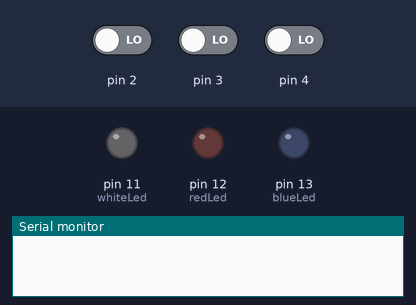
This sketch was run on a simulated Arduino Uno, built with avr-gcc and run on an emulated ATmega328P. On the bench: output pins drawn as LEDs (lit = HIGH), the last lines printed to the serial monitor. Dashed ring = blinking. The inputs (shaded band) are chosen by the test bench; at power-on: pin 4 LOW, pin 2 LOW, pin 3 LOW. Random numbers use the default seed unless the sketch sets one.

Above: at 1.5 s.
1.6 s: pin 4 driven HIGH
At 1.92 s:
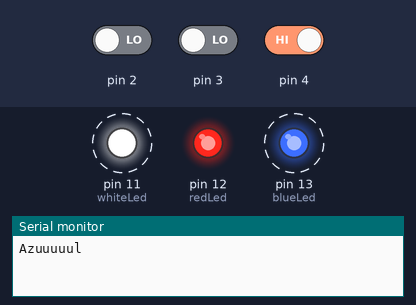
At 3.1 s:
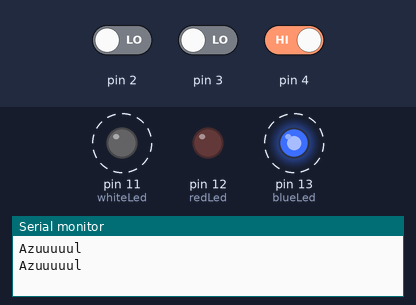
4.6 s: pin 2 driven HIGH
At 5.5 s:
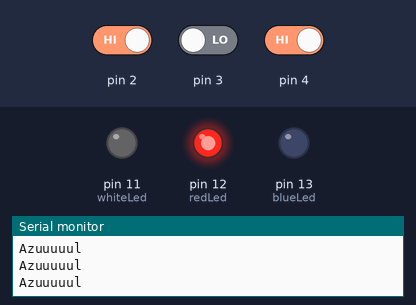
7.6 s: pin 2 driven LOW
At 8.5 s:
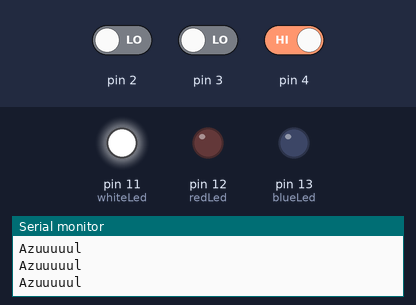
10.6 s: pin 3 driven HIGH
13.6 s: pin 2 driven HIGH
16.6 s: pin 3 driven LOW
Timing chart, 0 to 20.6 s (numbered marks = the images above; inputs shaded):
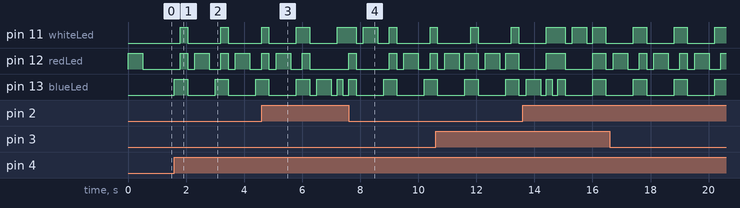

The sketch:

simon_dice_tres.ino
```cpp
int whiteState = 0;
int redState = 0;
int blueState = 0;
int whiteLed = 11;
int redLed = 12;
int blueLed = 13;
int currentLevel = 1;
int speed = 500;
const int LEVEL_MAX = 10;
int sequence[LEVEL_MAX];
int sequenceGamer[LEVEL_MAX];

void setup() {
  // put your setup code here, to run once:
  Serial.begin(9600);
  pinMode(whiteLed, OUTPUT);
  pinMode(redLed, OUTPUT);
  pinMode(blueLed, OUTPUT);
  pinMode(2, INPUT);
  pinMode(3, INPUT);
  pinMode(4, INPUT);
  digitalWrite(whiteLed, LOW);
  digitalWrite(redLed, LOW);
  digitalWrite(blueLed, LOW);
}

void loop() {
  // put your main code here, to run repeatedly:
  if(currentLevel == 1){
    createSequence();
    showSequence();
    readSequence();
  }
  if(currentLevel != 1){
    showSequence();
    readSequence();
  }
}

void readSequence(){
   int flag = 0;
   for(int i = 0; i < currentLevel; i++){
      flag = 0;
      while(flag == 0){

    whiteState = digitalRead(2);
      if (whiteState == HIGH) {
        digitalWrite(whiteLed, HIGH);
      } else {
        digitalWrite(whiteLed, LOW);
      }
      redState = digitalRead(3);
      if (redState == HIGH) {
        digitalWrite(redLed, HIGH);
      } else {
        digitalWrite(redLed, LOW);
      }
      blueState = digitalRead(4);
      if (blueState == HIGH) {
        digitalWrite(blueLed, HIGH);
      } else {
        digitalWrite(blueLed, LOW);
      }
      if(digitalRead(blueLed) == HIGH){
        digitalWrite(blueLed, HIGH);
        Serial.println("Azuuuuul");
        sequenceGamer[i] = blueLed;
        flag = 1;
        delay(200);
        if(sequenceGamer[i] != sequence[i]){
          sequenceError();
          return;
        }
        digitalWrite(blueLed, LOW);
      }
      if(digitalRead(redLed) == HIGH){
        digitalWrite(redLed, HIGH);
        sequenceGamer[i] = redLed;
        flag = 1;
        delay(200);
        if(sequenceGamer[i] != sequence[i]){
          sequenceError();
          return;
        }
        digitalWrite(redLed, LOW);
      }
      if(digitalRead(whiteLed) == HIGH){
        digitalWrite(whiteLed, HIGH);
        sequenceGamer[i] = whiteLed;
        flag = 1;
        delay(200);
        if(sequenceGamer[i] != sequence[i]){
          sequenceError();
          return;
        }
        digitalWrite(whiteLed, LOW);
      }
    }
  }
  sequenceCorrect();
}

void showSequence(){
   digitalWrite(whiteLed, LOW);
   digitalWrite(redLed, LOW);
   digitalWrite(blueLed, LOW);
   for(int i = 0; i < currentLevel; i++){
      digitalWrite(sequence[i], HIGH);
      delay(speed);
      digitalWrite(sequence[i], LOW);
      delay(200);
   }
}

void createSequence(){
   randomSeed(millis());
   for(int i = 0; i < LEVEL_MAX; i++){
      sequence[i] = random(11,14);
   }
}

void sequenceError(){
   digitalWrite(whiteLed, HIGH);
   digitalWrite(redLed, HIGH);
   digitalWrite(blueLed, HIGH);
   delay(250);
   digitalWrite(whiteLed, LOW);
   digitalWrite(redLed, LOW);
   digitalWrite(blueLed, LOW);
   delay(250);
   currentLevel = 1;
   speed = 500;
}

void sequenceCorrect(){
   if(currentLevel < LEVEL_MAX)
      currentLevel++;
   speed -= 50;
   delay(200);
}
```

Measured:
- after the input at 1.6 s, pin 11 (whiteLed): alternates HIGH for 0.25 s and LOW for 1.2 s, starting after 0.20 s; pin 12 (redLed): LOW → HIGH after 0.20 s, → LOW 0.25 s later, → HIGH 0.25 s later, → LOW 0.50 s later, … (8 changes in this stretch); pin 13 (blueLed): alternates HIGH for 0.45 s and LOW for 0.95 s, starting at once
